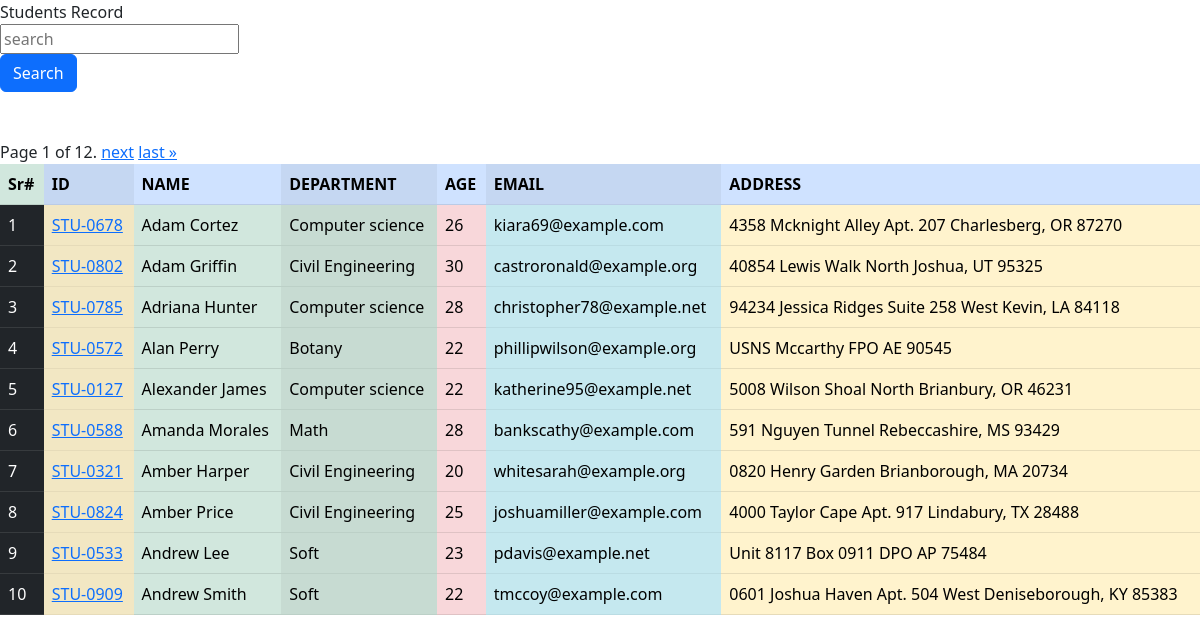
Before: /student/ with the older database file.
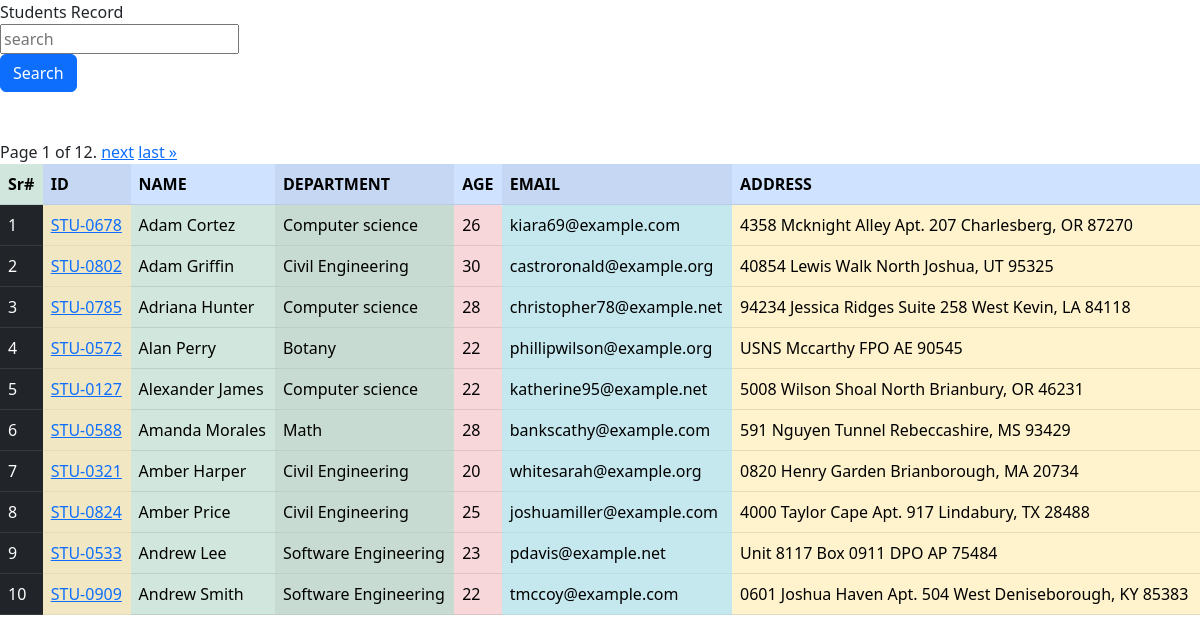
After: the same page with the newer database file.
### receipe/models.py (models this page shows, shortened)
class Student(models.Model):
        department = models.ForeignKey(Department, related_name='students', on_delete=models.CASCADE)
        studentId = models.OneToOneField(StudentReg, related_name='student', on_delete=models.CASCADE)
        studentName = models.CharField(max_length=50)
        studentAge = models.IntegerField(default=18)
        studentEmail = models.EmailField(unique=True)
        studentAddress = models.TextField()
        is_deleted = models.BooleanField(default=False)
        objects = studentManager()
        admin_object = models.Manager()
        class Meta:
                ordering = ['studentName']
                verbose_name = "student"

class Department(models.Model):
        department = models.CharField(max_length=30)
        def __str__(self):
                return self.department

class StudentReg(models.Model):
        sReg = models.CharField(max_length=20)
        def __str__(self):
                return self.sReg

### receipe/views.py (the view, shortened to what this page needs)
# urls.py: path('student/', views.get_student, name='student'),
def get_student(request):
    so = Student.objects.all()
    paginator = Paginator(so, 10)
    page_number = request.GET.get("page",1)
    so = paginator.get_page(page_number)
    dic = {'student': so}
    return render(request, 'studentList.html', dic)

### receipe/models.py (called while the page is built)
        def get_queryset(self):
                return super().get_queryset().filter(is_deleted=False)

### receipe/templates/studentList.html (shortened to what this page needs)
<!DOCTYPE html>
<html lang="en">
<head>
  <link rel="stylesheet" href="https://cdn.jsdelivr.net/npm/bootstrap@5.2.3/dist/css/bootstrap.min.css">
</head>
<body
<h1 align="center">Students Record </h1>
  <div class="row">
    <form class="mb-5"  >
    <div>
      <input class="" name="search" placeholder="search" type="search">
    </div>
    <div>
      <button class="btn btn-primary">Search</button>
    </div>
    </form>
  </div>
<div class="pagination">
    <spa class="step-links">
        <span class="current">
            Page {{ student.number }} of {{ student.paginator.num_pages }}.
        </span>
        {% if student.has_next %}
            <a href="?page={{ student.next_page_number }}">next</a>
            <a href="?page={{ student.paginator.num_pages }}">last &raquo;</a>
        {% endif %}
</div>
<table class="table table-success table-striped-columns">
  <tr class="table-success">
    <th class="">Sr#</th>
    <th class="table-primary">ID</th>
    <th class="table-primary">NAME</th>
    <th class="table-primary">DEPARTMENT</th>
    <th class="table-primary">AGE</th>
    <th class="table-primary">EMAIL</th>
    <th class="table-primary">ADDRESS</th>
  </tr>
  {%for stu in student%}
  <tr class="table-primary">
    <td class="table-dark">{{forloop.counter}}</td>
    <td class="table-warning">  <a href="/receipe/studentResult/{{stu.studentId}}">{{stu.studentId}}</a> </td>
    <td class="table-success">{{stu.studentName}}</td>
    <td class="table-success">{{stu.department}}</td>
    <td class="table-danger">{{stu.studentAge}}</td>
    <td class="table-info">{{stu.studentEmail}}</td>
    <td class="table-warning">{{stu.studentAddress}}</td>
  </tr>
{%endfor%}
</table>
</body>
</html>

Changed rows visible on the page:
changed through a linked row, Student "Andrew Lee": department "Soft" → "Software Engineering"
changed through a linked row, Student "Andrew Smith": department "Soft" → "Software Engineering"
